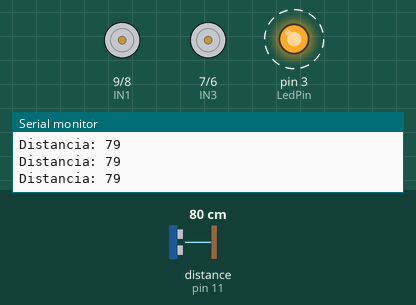
Simulated run of this sketch. Board: Arduino Uno, built with avr-gcc and run on an emulated ATmega328P. Parts: motor-driver pin pairs drawn as motors (green arrow = first pin HIGH = forward, orange = second pin HIGH = backward, longer = more drive, scaled by the enable pin), output pins drawn as LEDs (lit = HIGH), the last lines printed to the serial monitor. Wiring (inferred from the names in the program): ultrasonic range finder: trigger pin 12; echo pin 11. Dashed ring = blinking. Inputs (shaded band) come from the test bench; at power-on: distance to the obstacle (sensor on pin 11) 80 cm. The echo pulse lasts 58.3 µs per cm; pins used as bus, display or sensor lines are not drawn.

Above: at 1.28 s.
1.3 s: distance to the obstacle (sensor on pin 11) set to 35 cm
At 2.0 s:
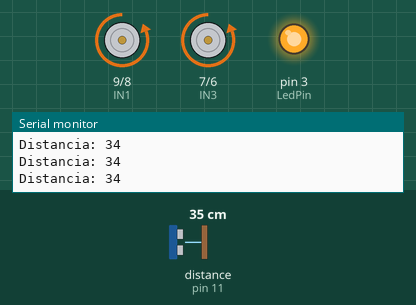
2.9 s: distance to the obstacle (sensor on pin 11) set to 63 cm
At 3.17 s:
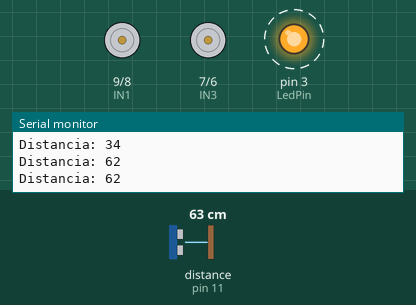
5.9 s: distance to the obstacle (sensor on pin 11) set to 2 cm
At 6.9 s:
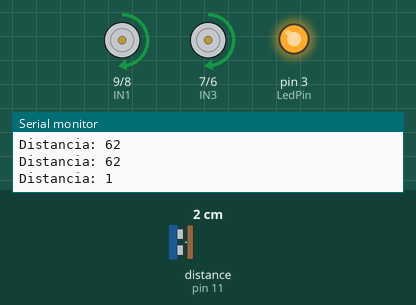
Timing chart, 0 to 18.5 s (numbered marks = the images above; inputs shaded):
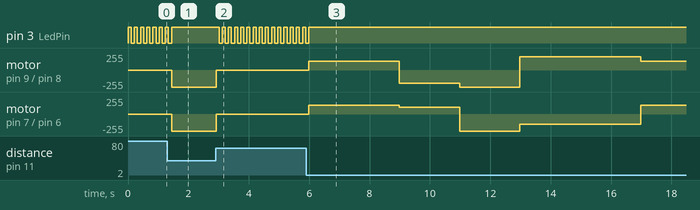

The sketch:

ultrasonido_puro.ino
```cpp
const int EchoPin = 11;
const int TriggerPin = 12;
const int LedPin = 3;

// Motores ***************************************
// Motor A
int ENA = 10;
int IN1 = 9;
int IN2 = 8;

// Motor B
int ENB = 5;
int IN3 = 7;
int IN4 = 6;
// ***************************************************

void setup() {
   Serial.begin(9600);
   pinMode(LedPin, OUTPUT);
   pinMode(TriggerPin, OUTPUT);
   pinMode(EchoPin, INPUT);
   digitalWrite(LedPin, LOW);

// Motores ***************************************
     // Declaramos todos los pines como salidas
  pinMode (ENA, OUTPUT);
  pinMode (ENB, OUTPUT);
  pinMode (IN1, OUTPUT);
  pinMode (IN2, OUTPUT);
  pinMode (IN3, OUTPUT);
  pinMode (IN4, OUTPUT);
   // ***************************************************
}

void loop() {
   int cm = ping(TriggerPin, EchoPin);
   Serial.print("Distancia: ");
   Serial.println(cm);
 //  delay(1000);
// Lo que hace el robot ************************************

if (cm>=81){    //Más de 80 cm apagado

    digitalWrite(LedPin, LOW);
   Parar ();
      }

    if (cm>=60&&cm<=80){    //Entre 60 y 80 cm
    Parar ();
    digitalWrite(LedPin, HIGH);
    delay(100);
    digitalWrite(LedPin, LOW);
    delay(100);             // Parpadea
      }

    if (cm<=60&&cm>20){    //Entre 60 y 20 cm
    digitalWrite(LedPin, HIGH);
     Adelante ();
    }
   if (cm<=19&&cm>15){    //Entre 19 y 15 cm esperamos a ver que pasa y lanzamos aviso

    digitalWrite(LedPin, LOW);
    Parar ();
 }
     if (cm<=14){    //Menos de 14 cm hay que huir
    digitalWrite(LedPin, HIGH);
     Atras ();
     delay (3000);
     Derecha ();
     delay (2000);
      Adelante ();
      delay (2000);
      Izquierda ();
      delay (4000);

    }


}
 // Lo que hace el robot FIN **********************************************************


int ping(int TriggerPin, int EchoPin) {
   long duration, distanceCm;

   digitalWrite(TriggerPin, LOW);  //para generar un pulso limpio ponemos a LOW 4us
   delayMicroseconds(4);
   digitalWrite(TriggerPin, HIGH);  //generamos Trigger (disparo) de 10us
   delayMicroseconds(10);
   digitalWrite(TriggerPin, LOW);

   duration = pulseIn(EchoPin, HIGH);  //medimos el tiempo entre pulsos, en microsegundos

   distanceCm = duration * 10 / 292/ 2;   //convertimos a distancia, en cm
   return distanceCm;


}


//  Definición de Motores ***************************************
void Adelante ()
{
  //Direccion motor A
  digitalWrite (IN1, LOW);
  digitalWrite (IN2, HIGH);
  analogWrite (ENA, 255); //Velocidad motor A
  //Direccion motor B
  digitalWrite (IN3, LOW);
  digitalWrite (IN4, HIGH);
  analogWrite (ENB, 255); //Velocidad motor B
}

void Atras ()
{
  //Direccion motor A
  digitalWrite (IN1, HIGH);
  digitalWrite (IN2, LOW);
  analogWrite (ENA, 128);  //Velocidad motor A
  //Direccion motor B
  digitalWrite (IN3, HIGH);
  digitalWrite (IN4, LOW);
  analogWrite (ENB, 128); //Velocidad motor B
}

void Derecha ()
{
  //Direccion motor A
  digitalWrite (IN1, LOW);
  digitalWrite (IN2, HIGH);
  analogWrite (ENA, 200); //Velocidad motor A
  //Direccion motor B
  digitalWrite (IN3, HIGH);
  digitalWrite (IN4, LOW);
  analogWrite (ENB, 100); //Velocidad motor A
}

void Izquierda ()
{
  //Direccion motor A
  digitalWrite (IN1, HIGH);
  digitalWrite (IN2, LOW);
  analogWrite (ENA, 50); //Velocidad motor A
  //Direccion motor B
  digitalWrite (IN3, LOW);
  digitalWrite (IN4, HIGH);
  analogWrite (ENB, 150); //Velocidad motor A
}

void Parar ()
{
  //Direccion motor A
  digitalWrite (IN1, LOW);
  digitalWrite (IN2, LOW);
  analogWrite (ENA, 0); //Velocidad motor A
  //Direccion motor B
  digitalWrite (IN3, LOW);
  digitalWrite (IN4, LOW);
  analogWrite (ENB, 0); //Velocidad motor A
}
```

Measured:
- after the input at 1.3 s, pin 3 (LedPin): goes on until 1.4 s, then stays HIGH; motor on pin 9 (IN1) / pin 8 (IN2), motor on pin 7 (IN3) / pin 6 (IN4): stopped → backward 255/255 after 0.14 s
- after the input at 2.9 s, pin 3 (LedPin): alternates HIGH for 0.10 s and LOW for 0.10 s, starting after 0.12 s; motor on pin 9 (IN1) / pin 8 (IN2), motor on pin 7 (IN3) / pin 6 (IN4): backward 255/255 → stopped at once
- after the input at 5.9 s, pin 3 (LedPin): goes on until 6.0 s, then stays HIGH; motor on pin 9 (IN1) / pin 8 (IN2): stopped → forward 128/255 after 0.08 s, → backward 200/255 3.0 s later, → backward 255/255 2.0 s later, → forward 200/255 2.0 s later, … (5 changes in this stretch)
- by itself, pin 3 (LedPin): alternates HIGH for 0.10 s and LOW for 0.11 s
